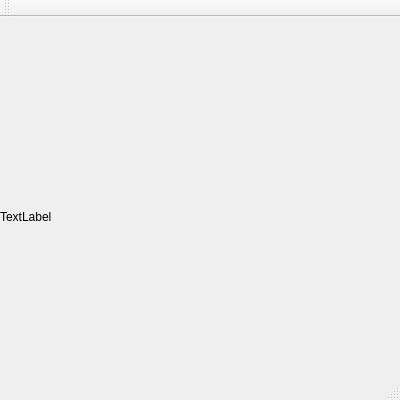
<?xml version="1.0" encoding="UTF-8"?>
<ui version="4.0">
 <class>MainWindow</class>
 <widget class="QMainWindow" name="MainWindow">
  <property name="geometry">
   <rect>
    <x>0</x>
    <y>0</y>
    <width>400</width>
    <height>400</height>
   </rect>
  </property>
  <property name="windowTitle">
   <string>MainWindow</string>
  </property>
  <widget class="QWidget" name="centralWidget">
   <widget class="QLabel" name="label">
    <property name="geometry">
     <rect>
      <x>0</x>
      <y>0</y>
      <width>400</width>
      <height>400</height>
     </rect>
    </property>
    <property name="text">
     <string>TextLabel</string>
    </property>
   </widget>
  </widget>
  <widget class="QMenuBar" name="menuBar">
   <property name="geometry">
    <rect>
     <x>0</x>
     <y>0</y>
     <width>400</width>
     <height>27</height>
    </rect>
   </property>
  </widget>
  <widget class="QToolBar" name="mainToolBar">
   <attribute name="toolBarArea">
    <enum>TopToolBarArea</enum>
   </attribute>
   <attribute name="toolBarBreak">
    <bool>false</bool>
   </attribute>
  </widget>
  <widget class="QStatusBar" name="statusBar"/>
 </widget>
 <layoutdefault spacing="6" margin="11"/>
 <resources/>
 <connections/>
</ui>
